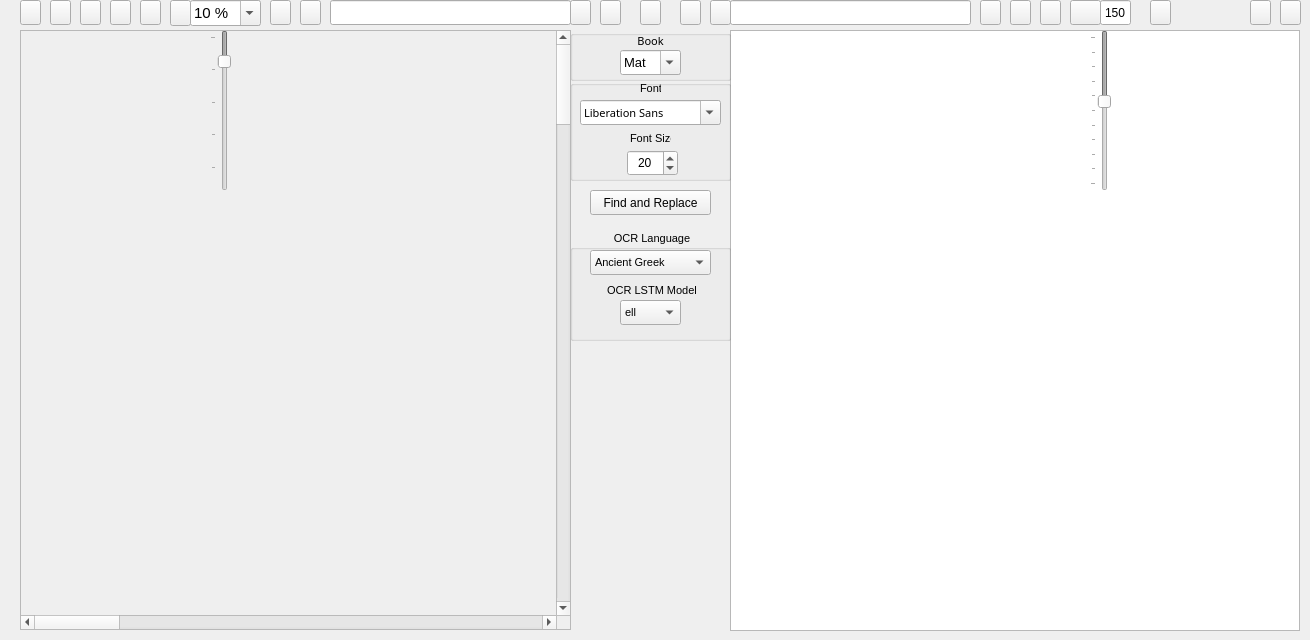
  <widget class="QWidget" name="centralwidget">
   <widget class="QScrollArea" name="ImagescrollArea">
    <property name="geometry">
     <rect>
      <x>20</x>
      <y>30</y>
      <width>551</width>
      <height>600</height>
     </rect>
    </property>
    <property name="sizePolicy">
     <sizepolicy hsizetype="Preferred" vsizetype="Preferred">
      <horstretch>0</horstretch>
      <verstretch>0</verstretch>
     </sizepolicy>
    </property>
    <property name="minimumSize">
     <size>
      <width>501</width>
      <height>600</height>
     </size>
    </property>
    <property name="widgetResizable">
     <bool>true</bool>
    </property>
    <property name="alignment">
     <set>Qt::AlignLeading|Qt::AlignLeft|Qt::AlignTop</set>
    </property>
    <widget class="QWidget" name="ImagescrollAreaWidgetContents">
     <property name="geometry">
      <rect>
       <x>0</x>
       <y>0</y>
       <width>3200</width>
       <height>4800</height>
      </rect>
     </property>
     <property name="sizePolicy">
      <sizepolicy hsizetype="Minimum" vsizetype="Minimum">
       <horstretch>0</horstretch>
       <verstretch>0</verstretch>
      </sizepolicy>
     </property>
     <property name="minimumSize">
      <size>
       <width>3200</width>
       <height>4800</height>
      </size>
     </property>
     <property name="sizeIncrement">
      <size>
       <width>0</width>
       <height>0</height>
      </size>
     </property>
     <property name="baseSize">
      <size>
       <width>520</width>
       <height>700</height>
      </size>
     </property>
     <widget class="QLabel" name="Image">
      <property name="geometry">
       <rect>
        <x>0</x>
        <y>2</y>
        <width>6800</width>
        <height>9600</height>
       </rect>
      </property>
      <property name="sizePolicy">
       <sizepolicy hsizetype="Expanding" vsizetype="Expanding">
        <horstretch>0</horstretch>
        <verstretch>0</verstretch>
       </sizepolicy>
      </property>
      <property name="minimumSize">
       <size>
        <width>3400</width>
        <height>4800</height>
       </size>
      </property>
      <property name="baseSize">
       <size>
        <width>520</width>
        <height>700</height>
       </size>
      </property>
      <property name="text">
       <string/>
      </property>
      <property name="scaledContents">
       <bool>false</bool>
      </property>
      <property name="alignment">
       <set>Qt::AlignLeading|Qt::AlignLeft|Qt::AlignTop</set>
      </property>
     </widget>
    </widget>
   </widget>
   <widget class="QPushButton" name="OpenImageFilebutton">
    <property name="geometry">
     <rect>
      <x>20</x>
      <y>0</y>
      <width>21</width>
      <height>25</height>
     </rect>
    </property>
    <property name="font">
     <font>
      <family>FROMVS [MAXR]</family>
      <pointsize>8</pointsize>
     </font>
    </property>
    <property name="toolTip">
     <string>Open current image</string>
    </property>
    <property name="text">
     <string/>
    </property>
    <property name="icon">
     <iconset resource="../UI_Icons.qrc">
      <normaloff>:/Icons/Icons/folder-open-image.png</normaloff>:/Icons/Icons/folder-open-image.png</iconset>
    </property>
   </widget>
   <widget class="QLineEdit" name="ImageLe">
    <property name="geometry">
     <rect>
      <x>330</x>
      <y>0</y>
      <width>241</width>
      <height>25</height>
     </rect>
    </property>
    <property name="toolTip">
     <string>Current image name</string>
    </property>
   </widget>
   <widget class="QPushButton" name="EditCorrectedTextbutton">
    <property name="geometry">
     <rect>
      <x>980</x>
      <y>0</y>
      <width>21</width>
      <height>25</height>
     </rect>
    </property>
    <property name="font">
     <font>
      <family>FROMVS [MAXR]</family>
      <pointsize>8</pointsize>
     </font>
    </property>
    <property name="toolTip">
     <string>Open current text(.txt,.csv) file</string>
    </property>
    <property name="text">
     <string/>
    </property>
    <property name="icon">
     <iconset resource="../UI_Icons.qrc">
      <normaloff>:/Icons/Icons/folder-open-document-text.png</normaloff>:/Icons/Icons/folder-open-document-text.png</iconset>
    </property>
   </widget>
   <widget class="QPushButton" name="SaveAsOCRCorrTextbutton">
    <property name="geometry">
     <rect>
      <x>1250</x>
      <y>0</y>
      <width>21</width>
      <height>25</height>
     </rect>
    </property>
    <property name="font">
     <font>
      <family>FROMVS [MAXR]</family>
      <pointsize>8</pointsize>
     </font>
    </property>
    <property name="toolTip">
     <string>Save current text file as...</string>
    </property>
    <property name="text">
     <string/>
    </property>
    <property name="icon">
     <iconset resource="../UI_Icons.qrc">
      <normaloff>:/Icons/Icons/disk-rename.png</normaloff>:/Icons/Icons/disk-rename.png</iconset>
    </property>
   </widget>
   <widget class="QPushButton" name="SaveOCRCorrTextbutton">
    <property name="geometry">
     <rect>
      <x>1280</x>
      <y>0</y>
      <width>21</width>
      <height>25</height>
     </rect>
    </property>
    <property name="font">
     <font>
      <family>FROMVS [MAXR]</family>
      <pointsize>8</pointsize>
     </font>
    </property>
    <property name="toolTip">
     <string>Overwrite current text file</string>
    </property>
    <property name="text">
     <string/>
    </property>
    <property name="icon">
     <iconset resource="../UI_Icons.qrc">
      <normaloff>:/Icons/Icons/disk.png</normaloff>:/Icons/Icons/disk.png</iconset>
    </property>
   </widget>
   <widget class="QTextEdit" name="OCRText">
    <property name="geometry">
     <rect>
      <x>730</x>
      <y>30</y>
      <width>570</width>
      <height>601</height>
     </rect>
    </property>
    <property name="minimumSize">
     <size>
      <width>540</width>
      <height>600</height>
     </size>
    </property>
    <property name="font">
     <font>
      <pointsize>8</pointsize>
     </font>
    </property>
   </widget>
   <widget class="QPushButton" name="reloadTextbutton">
    <property name="geometry">
     <rect>
      <x>710</x>
      <y>0</y>
      <width>21</width>
      <height>25</height>
     </rect>
    </property>
    <property name="toolTip">
     <string>Reload current text</string>
    </property>
    <property name="text">
     <string/>
    </property>
    <property name="icon">
     <iconset resource="../UI_Icons.qrc">
      <normaloff>:/Icons/Icons/reload-text.png</normaloff>:/Icons/Icons/reload-text.png</iconset>
    </property>
   </widget>
   <widget class="QPushButton" name="reloadImagebutton">
    <property name="geometry">
     <rect>
      <x>570</x>
      <y>0</y>
      <width>21</width>
      <height>25</height>
     </rect>
    </property>
    <property name="toolTip">
     <string>Reload current image</string>
    </property>
    <property name="text">
     <string/>
    </property>
    <property name="icon">
     <iconset resource="../UI_Icons.qrc">
      <normaloff>:/Icons/Icons/reload.png</normaloff>:/Icons/Icons/reload.png</iconset>
    </property>
   </widget>
   <widget class="QPushButton" name="MyPixerbutton">
    <property name="geometry">
     <rect>
      <x>50</x>
      <y>0</y>
      <width>21</width>
      <height>25</height>
     </rect>
    </property>
    <property name="toolTip">
     <string>Edit images with Pixer</string>
    </property>
    <property name="text">
     <string/>
    </property>
    <property name="icon">
     <iconset resource="../UI_Icons.qrc">
      <normaloff>:/Icons/Icons/BiblionPixler1.png</normaloff>:/Icons/Icons/BiblionPixler1.png</iconset>
    </property>
   </widget>
   <widget class="QPushButton" name="PrevImgButton">
    <property name="geometry">
     <rect>
      <x>270</x>
      <y>0</y>
      <width>21</width>
      <height>25</height>
     </rect>
    </property>
    <property name="toolTip">
     <string>Previous current image - !pair independent</string>
    </property>
    <property name="text">
     <string/>
    </property>
    <property name="icon">
     <iconset resource="../UI_Icons.qrc">
      <normaloff>:/Icons/Icons/back_image.png</normaloff>:/Icons/Icons/back_image.png</iconset>
    </property>
   </widget>
   <widget class="QPushButton" name="NextImgButton">
    <property name="geometry">
     <rect>
      <x>300</x>
      <y>0</y>
      <width>21</width>
      <height>25</height>
     </rect>
    </property>
    <property name="toolTip">
     <string>Next current image - !pair independent</string>
    </property>
    <property name="text">
     <string/>
    </property>
    <property name="icon">
     <iconset resource="../UI_Icons.qrc">
      <normaloff>:/Icons/Icons/forward_image.png</normaloff>:/Icons/Icons/forward_image.png</iconset>
    </property>
   </widget>
   <widget class="QPushButton" name="PrevTxtButton">
    <property name="geometry">
     <rect>
      <x>1010</x>
      <y>0</y>
      <width>21</width>
      <height>25</height>
     </rect>
    </property>
    <property name="toolTip">
     <string>Previous current text - !pair independent</string>
    </property>
    <property name="text">
     <string/>
    </property>
    <property name="icon">
     <iconset resource="../UI_Icons.qrc">
      <normaloff>:/Icons/Icons/back_text.png</normaloff>:/Icons/Icons/back_text.png</iconset>
    </property>
   </widget>
   <widget class="QPushButton" name="NextTxtButton">
    <property name="geometry">
     <rect>
      <x>1040</x>
      <y>0</y>
      <width>21</width>
      <height>25</height>
     </rect>
    </property>
    <property name="toolTip">
     <string>Next current text - !pair independent</string>
    </property>
    <property name="text">
     <string/>
    </property>
    <property name="icon">
     <iconset resource="../UI_Icons.qrc">
      <normaloff>:/Icons/Icons/forward_text.png</normaloff>:/Icons/Icons/forward_text.png</iconset>
    </property>
   </widget>
   <widget class="QPushButton" name="BothNextButton">
    <property name="geometry">
     <rect>
      <x>680</x>
      <y>0</y>
      <width>21</width>
      <height>25</height>
     </rect>
    </property>
    <property name="toolTip">
     <string>Next current image|text pair</string>
    </property>
    <property name="text">
     <string/>
    </property>
    <property name="icon">
     <iconset resource="../UI_Icons.qrc">
      <normaloff>:/Icons/Icons/ui-button-navigation.png</normaloff>:/Icons/Icons/ui-button-navigation.png</iconset>
    </property>
   </widget>
   <widget class="QPushButton" name="BothPrevButton">
    <property name="geometry">
     <rect>
      <x>600</x>
      <y>0</y>
      <width>21</width>
      <height>25</height>
     </rect>
    </property>
    <property name="toolTip">
     <string>Previous current image|text pair</string>
    </property>
    <property name="text">
     <string/>
    </property>
    <property name="icon">
     <iconset resource="../UI_Icons.qrc">
      <normaloff>:/Icons/Icons/ui-button-navigation-back.png</normaloff>:/Icons/Icons/ui-button-navigation-back.png</iconset>
    </property>
   </widget>
   <widget class="QPushButton" name="BothLoadButton">
    <property name="enabled">
     <bool>true</bool>
    </property>
    <property name="geometry">
     <rect>
      <x>640</x>
      <y>0</y>
      <width>21</width>
      <height>25</height>
     </rect>
    </property>
    <property name="toolTip">
     <string>Load current image|text pair</string>
    </property>
    <property name="text">
     <string/>
    </property>
    <property name="icon">
     <iconset resource="../UI_Icons.qrc">
      <normaloff>:/Icons/Icons/documents1.png</normaloff>:/Icons/Icons/documents1.png</iconset>
    </property>
   </widget>
   <widget class="QGroupBox" name="OCRgroupBox">
    <property name="geometry">
     <rect>
      <x>570</x>
      <y>230</y>
      <width>161</width>
      <height>111</height>
     </rect>
    </property>
    <property name="font">
     <font>
      <pointsize>8</pointsize>
     </font>
    </property>
    <property name="title">
     <string> OCR Language</string>
    </property>
    <property name="alignment">
     <set>Qt::AlignCenter</set>
    </property>
    <widget class="QComboBox" name="OCRModelComboBox">
     <property name="geometry">
      <rect>
       <x>50</x>
       <y>70</y>
       <width>61</width>
       <height>25</height>
      </rect>
     </property>
     <property name="toolTip">
      <string>Select OCR language model</string>
     </property>
     <property name="locale">
      <locale language="English" country="UnitedStates"/>
     </property>
     <property name="editable">
      <bool>false</bool>
     </property>
     <item>
      <property name="text">
       <string>ell</string>
      </property>
     </item>
     <item>
      <property name="text">
       <string>grc</string>
      </property>
     </item>
     <item>
      <property name="text">
       <string>feg</string>
      </property>
     </item>
     <item>
      <property name="text">
       <string>heb</string>
      </property>
     </item>
     <item>
      <property name="text">
       <string>feh</string>
      </property>
     </item>
     <item>
      <property name="text">
       <string>lat</string>
      </property>
     </item>
     <item>
      <property name="text">
       <string>fel</string>
      </property>
     </item>
    </widget>
    <widget class="QComboBox" name="OCRlangComboBox">
     <property name="geometry">
      <rect>
       <x>20</x>
       <y>20</y>
       <width>121</width>
       <height>25</height>
      </rect>
     </property>
     <property name="toolTip">
      <string>Select OCR language</string>
     </property>
     <property name="locale">
      <locale language="English" country="UnitedStates"/>
     </property>
     <property name="editable">
      <bool>false</bool>
     </property>
     <item>
      <property name="text">
       <string>Ancient Greek</string>
      </property>
     </item>
     <item>
      <property name="text">
       <string>Middle Greek</string>
      </property>
     </item>
     <item>
      <property name="text">
       <string>Modern Greek</string>
      </property>
     </item>
     <item>
      <property name="text">
       <string>Hebrew</string>
      </property>
     </item>
     <item>
      <property name="text">
       <string>Latin</string>
      </property>
     </item>
    </widget>
    <widget class="QLabel" name="OCRModellabel_2">
     <property name="geometry">
      <rect>
       <x>30</x>
       <y>50</y>
       <width>101</width>
       <height>20</height>
      </rect>
     </property>
     <property name="font">
      <font>
       <pointsize>8</pointsize>
      </font>
     </property>
     <property name="toolTip">
      <string>Select OCR LSTM model</string>
     </property>
     <property name="text">
      <string> OCR LSTM Model</string>
     </property>
     <property name="alignment">
      <set>Qt::AlignCenter</set>
     </property>
    </widget>
   </widget>
   <widget class="QLineEdit" name="TextLE">
    <property name="geometry">
     <rect>
      <x>730</x>
      <y>0</y>
      <width>241</width>
      <height>25</height>
     </rect>
    </property>
   </widget>
   <widget class="QGroupBox" name="SessiongroupBox">
    <property name="geometry">
     <rect>
      <x>570</x>
      <y>30</y>
      <width>161</width>
      <height>51</height>
     </rect>
    </property>
    <property name="title">
     <string/>
    </property>
    <widget class="QLabel" name="booklabel">
     <property name="geometry">
      <rect>
       <x>50</x>
       <y>0</y>
       <width>61</width>
       <height>21</height>
      </rect>
     </property>
     <property name="font">
      <font>
       <family>FROMVS</family>
       <pointsize>8</pointsize>
       <weight>50</weight>
       <italic>false</italic>
       <bold>false</bold>
      </font>
     </property>
     <property name="text">
      <string>Book</string>
     </property>
     <property name="alignment">
      <set>Qt::AlignCenter</set>
     </property>
    </widget>
    <widget class="QComboBox" name="bookComboBox">
     <property name="geometry">
      <rect>
       <x>50</x>
       <y>20</y>
       <width>61</width>
       <height>25</height>
      </rect>
     </property>
     <property name="font">
      <font>
       <pointsize>10</pointsize>
      </font>
     </property>
     <property name="toolTip">
      <string>Bible book current image|text directory</string>
     </property>
     <property name="editable">
      <bool>true</bool>
     </property>
     <item>
      <property name="text">
       <string>Mat</string>
      </property>
     </item>
     <item>
      <property name="text">
       <string>Mar</string>
      </property>
     </item>
     <item>
      <property name="text">
       <string>Luk</string>
      </property>
     </item>
     <item>
      <property name="text">
       <string>Joh</string>
      </property>
     </item>
     <item>
      <property name="text">
       <string>Act</string>
      </property>
     </item>
     <item>
      <property name="text">
       <string>Rom</string>
      </property>
     </item>
     <item>
      <property name="text">
       <string>1Co</string>
      </property>
     </item>
     <item>
      <property name="text">
       <string>2Co</string>
      </property>
     </item>
     <item>
      <property name="text">
       <string>Gal</string>
      </property>
     </item>
     <item>
      <property name="text">
       <string>Eph</string>
      </property>
     </item>
     <item>
      <property name="text">
       <string>Php</string>
      </property>
     </item>
     <item>
      <property name="text">
       <string>Col</string>
      </property>
     </item>
     <item>
      <property name="text">
       <string>1Th</string>
      </property>
     </item>
     <item>
      <property name="text">
       <string>2Th</string>
      </property>
     </item>
     <item>
      <property name="text">
       <string>1Ti</string>
      </property>
     </item>
     <item>
      <property name="text">
       <string>2Ti</string>
      </property>
     </item>
     <item>
      <property name="text">
       <string>Tit</string>
      </property>
     </item>
     <item>
      <property name="text">
       <string>Phm</string>
      </property>
     </item>
     <item>
      <property name="text">
       <string>Heb</string>
      </property>
     </item>
     <item>
      <property name="text">
       <string>Jas</string>
      </property>
     </item>
     <item>
      <property name="text">
       <string>1Pe</string>
      </property>
     </item>
     <item>
      <property name="text">
       <string>2Pe</string>
      </property>
     </item>
     <item>
      <property name="text">
       <string>1Jn</string>
      </property>
     </item>
     <item>
      <property name="text">
       <string>2Jn</string>
      </property>
     </item>
     <item>
      <property name="text">
       <string>3Jn</string>
      </property>
     </item>
     <item>
      <property name="text">
       <string>Jud</string>
      </property>
     </item>
     <item>
      <property name="text">
       <string>Rev</string>
      </property>
     </item>
    </widget>
   </widget>
   <widget class="QGroupBox" name="TextgroupBox">
    <property name="geometry">
     <rect>
      <x>570</x>
      <y>80</y>
      <width>161</width>
      <height>101</height>
     </rect>
    </property>
    <property name="title">
     <string/>
    </property>
    <widget class="QLabel" name="fontlabel">
     <property name="geometry">
      <rect>
       <x>70</x>
       <y>0</y>
       <width>21</width>
       <height>17</height>
      </rect>
     </property>
     <property name="font">
      <font>
       <pointsize>8</pointsize>
      </font>
     </property>
     <property name="text">
      <string>Font</string>
     </property>
    </widget>
    <widget class="QLabel" name="fontSizelabel">
     <property name="geometry">
      <rect>
       <x>60</x>
       <y>50</y>
       <width>41</width>
       <height>17</height>
      </rect>
     </property>
     <property name="font">
      <font>
       <pointsize>8</pointsize>
      </font>
     </property>
     <property name="text">
      <string>Font Size</string>
     </property>
    </widget>
    <widget class="QSpinBox" name="fontSizeBox">
     <property name="geometry">
      <rect>
       <x>57</x>
       <y>70</y>
       <width>51</width>
       <height>26</height>
      </rect>
     </property>
     <property name="toolTip">
      <string>Select font size</string>
     </property>
     <property name="alignment">
      <set>Qt::AlignCenter</set>
     </property>
     <property name="minimum">
      <number>6</number>
     </property>
     <property name="maximum">
      <number>30</number>
     </property>
     <property name="value">
      <number>20</number>
     </property>
    </widget>
    <widget class="QFontComboBox" name="fontComboBox">
     <property name="geometry">
      <rect>
       <x>10</x>
       <y>20</y>
       <width>141</width>
       <height>25</height>
      </rect>
     </property>
     <property name="font">
      <font>
       <family>FROMVS</family>
       <pointsize>8</pointsize>
       <weight>50</weight>
       <italic>false</italic>
       <bold>false</bold>
      </font>
     </property>
     <property name="toolTip">
      <string>Select font</string>
     </property>
    </widget>
   </widget>
   <widget class="QComboBox" name="ZoomComboBox">
    <property name="geometry">
     <rect>
      <x>190</x>
      <y>0</y>
      <width>71</width>
      <height>26</height>
     </rect>
    </property>
    <property name="sizePolicy">
     <sizepolicy hsizetype="Preferred" vsizetype="Preferred">
      <horstretch>0</horstretch>
      <verstretch>0</verstretch>
     </sizepolicy>
    </property>
    <property name="font">
     <font>
      <pointsize>11</pointsize>
     </font>
    </property>
    <property name="toolTip">
     <string>Select current image zoom</string>
    </property>
    <property name="inputMethodHints">
     <set>Qt::ImhNone</set>
    </property>
    <property name="editable">
     <bool>true</bool>
    </property>
    <property name="currentText">
     <string>10 %</string>
    </property>
    <property name="insertPolicy">
     <enum>QComboBox::NoInsert</enum>
    </property>
    <item>
     <property name="text">
      <string>10 %</string>
     </property>
    </item>
    <item>
     <property name="text">
      <string>25 %</string>
     </property>
    </item>
    <item>
     <property name="text">
      <string>50 %</string>
     </property>
    </item>
    <item>
     <property name="text">
      <string>100 %</string>
     </property>
    </item>
    <item>
     <property name="text">
      <string>200 %</string>
     </property>
    </item>
   </widget>
   <widget class="QPushButton" name="Zoombutton">
    <property name="enabled">
     <bool>true</bool>
    </property>
    <property name="geometry">
     <rect>
      <x>170</x>
      <y>0</y>
      <width>21</width>
      <height>26</height>
     </rect>
    </property>
    <property name="font">
     <font>
      <pointsize>8</pointsize>
     </font>
    </property>
    <property name="toolTip">
     <string>Zoom decorator</string>
    </property>
    <property name="text">
     <string/>
    </property>
    <property name="icon">
     <iconset resource="../UI_Icons.qrc">
      <normaloff>:/Icons/Icons/image-resize1.png</normaloff>:/Icons/Icons/image-resize1.png</iconset>
    </property>
   </widget>
   <widget class="QSlider" name="LHslider">
    <property name="enabled">
     <bool>false</bool>
    </property>
    <property name="geometry">
     <rect>
      <x>1090</x>
      <y>30</y>
      <width>21</width>
      <height>161</height>
     </rect>
    </property>
    <property name="toolTip">
     <string>Set current text line spacing</string>
    </property>
    <property name="minimum">
     <number>100</number>
    </property>
    <property name="maximum">
     <number>200</number>
    </property>
    <property name="singleStep">
     <number>2</number>
    </property>
    <property name="pageStep">
     <number>10</number>
    </property>
    <property name="value">
     <number>144</number>
    </property>
    <property name="sliderPosition">
     <number>144</number>
    </property>
    <property name="orientation">
     <enum>Qt::Vertical</enum>
    </property>
    <property name="invertedAppearance">
     <bool>true</bool>
    </property>
    <property name="tickPosition">
     <enum>QSlider::TicksAbove</enum>
    </property>
   </widget>
   <widget class="QLineEdit" name="LHlineEdit">
    <property name="geometry">
     <rect>
      <x>1100</x>
      <y>0</y>
      <width>31</width>
      <height>25</height>
     </rect>
    </property>
    <property name="toolTip">
     <string>Current text line spacing</string>
    </property>
    <property name="text">
     <string>150</string>
    </property>
    <property name="maxLength">
     <number>32767</number>
    </property>
    <property name="alignment">
     <set>Qt::AlignCenter</set>
    </property>
    <property name="placeholderText">
     <string>150</string>
    </property>
    <property name="clearButtonEnabled">
     <bool>false</bool>
    </property>
   </widget>
   <widget class="QPushButton" name="LHDialogbutton">
    <property name="enabled">
     <bool>true</bool>
    </property>
    <property name="geometry">
     <rect>
      <x>1070</x>
      <y>0</y>
      <width>31</width>
      <height>25</height>
     </rect>
    </property>
    <property name="font">
     <font>
      <family>FROMVS [MAXR]</family>
      <pointsize>8</pointsize>
     </font>
    </property>
    <property name="toolTip">
     <string>Enable line spacing slider</string>
    </property>
    <property name="text">
     <string/>
    </property>
    <property name="icon">
     <iconset resource="../UI_Icons.qrc">
      <normaloff>:/Icons/Icons/edit-line-spacing.png</normaloff>:/Icons/Icons/edit-line-spacing.png</iconset>
    </property>
   </widget>
   <widget class="QSlider" name="Zoomslider">
    <property name="enabled">
     <bool>false</bool>
    </property>
    <property name="geometry">
     <rect>
      <x>210</x>
      <y>30</y>
      <width>21</width>
      <height>161</height>
     </rect>
    </property>
    <property name="toolTip">
     <string>Set current text line spacing</string>
    </property>
    <property name="minimum">
     <number>10</number>
    </property>
    <property name="maximum">
     <number>100</number>
    </property>
    <property name="singleStep">
     <number>1</number>
    </property>
    <property name="pageStep">
     <number>20</number>
    </property>
    <property name="value">
     <number>25</number>
    </property>
    <property name="sliderPosition">
     <number>25</number>
    </property>
    <property name="orientation">
     <enum>Qt::Vertical</enum>
    </property>
    <property name="invertedAppearance">
     <bool>true</bool>
    </property>
    <property name="tickPosition">
     <enum>QSlider::TicksAbove</enum>
    </property>
   </widget>
   <widget class="QPushButton" name="MyWriterbutton">
    <property name="geometry">
     <rect>
      <x>1150</x>
      <y>0</y>
      <width>21</width>
      <height>25</height>
     </rect>
    </property>
    <property name="toolTip">
     <string>Edit current text(.txt) file with OpenOffice Writer</string>
    </property>
    <property name="text">
     <string/>
    </property>
    <property name="icon">
     <iconset resource="../UI_Icons.qrc">
      <normaloff>:/Icons/Icons/BiblionWriter.png</normaloff>:/Icons/Icons/BiblionWriter.png</iconset>
    </property>
   </widget>
   <widget class="QPushButton" name="FindReplacebutton">
    <property name="geometry">
     <rect>
      <x>590</x>
      <y>190</y>
      <width>121</width>
      <height>25</height>
     </rect>
    </property>
    <property name="font">
     <font>
      <pointsize>9</pointsize>
     </font>
    </property>
    <property name="text">
     <string>Find and Replace</string>
    </property>
    <property name="icon">
     <iconset resource="../UI_Icons.qrc">
      <normaloff>:/Icons/Icons/search.png</normaloff>:/Icons/Icons/search.png</iconset>
    </property>
   </widget>
   <widget class="QPushButton" name="CharBoxImagebutton">
    <property name="geometry">
     <rect>
      <x>80</x>
      <y>0</y>
      <width>21</width>
      <height>25</height>
     </rect>
    </property>
    <property name="font">
     <font>
      <pointsize>8</pointsize>
     </font>
    </property>
    <property name="toolTip">
     <string>Edit images with Pixer</string>
    </property>
    <property name="text">
     <string/>
    </property>
    <property name="icon">
     <iconset resource="../UI_Icons.qrc">
      <normaloff>:/Icons/Icons/boxwood3.png</normaloff>:/Icons/Icons/boxwood3.png</iconset>
    </property>
   </widget>
   <widget class="QPushButton" name="WordBoxImagebutton">
    <property name="geometry">
     <rect>
      <x>110</x>
      <y>0</y>
      <width>21</width>
      <height>25</height>
     </rect>
    </property>
    <property name="font">
     <font>
      <pointsize>8</pointsize>
     </font>
    </property>
    <property name="toolTip">
     <string>Edit images with Pixer</string>
    </property>
    <property name="text">
     <string/>
    </property>
    <property name="icon">
     <iconset resource="../UI_Icons.qrc">
      <normaloff>:/Icons/Icons/boxbig.png</normaloff>:/Icons/Icons/boxbig.png</iconset>
    </property>
   </widget>
   <widget class="QPushButton" name="LineBoxImagebutton">
    <property name="geometry">
     <rect>
      <x>140</x>
      <y>0</y>
      <width>21</width>
      <height>25</height>
     </rect>
    </property>
    <property name="font">
     <font>
      <pointsize>8</pointsize>
     </font>
    </property>
    <property name="toolTip">
     <string>Edit images with Pixer</string>
    </property>
    <property name="text">
     <string/>
    </property>
    <property name="icon">
     <iconset resource="../UI_Icons.qrc">
      <normaloff>:/Icons/Icons/boxwood.png</normaloff>:/Icons/Icons/boxwood.png</iconset>
    </property>
   </widget>
  </widget>
